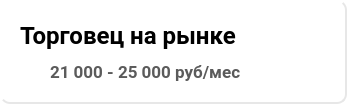
            <widget class="QFrame" name="miniCluster_4">
             <property name="minimumSize">
              <size>
               <width>347</width>
               <height>104</height>
              </size>
             </property>
             <property name="maximumSize">
              <size>
               <width>347</width>
               <height>104</height>
              </size>
             </property>
             <property name="styleSheet">
              <string notr="true">QFrame {
	border-right: 2px solid #E7E7E7;
	border-bottom: 2px solid #E7E7E7;
	border-radius: 10px;
	background-color: rgb(255, 255, 255);
}</string>
             </property>
             <layout class="QVBoxLayout" name="verticalLayout_4">
              <property name="spacing">
               <number>15</number>
              </property>
              <property name="leftMargin">
               <number>20</number>
              </property>
              <property name="topMargin">
               <number>20</number>
              </property>
              <property name="rightMargin">
               <number>20</number>
              </property>
              <property name="bottomMargin">
               <number>20</number>
              </property>
              <item alignment="Qt::AlignLeft">
               <widget class="QPushButton" name="nameButton_5">
                <property name="sizePolicy">
                 <sizepolicy hsizetype="Fixed" vsizetype="Fixed">
                  <horstretch>0</horstretch>
                  <verstretch>0</verstretch>
                 </sizepolicy>
                </property>
                <property name="minimumSize">
                 <size>
                  <width>0</width>
                  <height>30</height>
                 </size>
                </property>
                <property name="maximumSize">
                 <size>
                  <width>320</width>
                  <height>30</height>
                 </size>
                </property>
                <property name="palette">
                 <palette>
                  <active>
                   <colorrole role="Button">
                    <brush brushstyle="SolidPattern">
                     <color alpha="255">
                      <red>255</red>
                      <green>255</green>
                      <blue>255</blue>
                     </color>
                    </brush>
                   </colorrole>
                   <colorrole role="Base">
                    <brush brushstyle="SolidPattern">
                     <color alpha="255">
                      <red>255</red>
                      <green>255</green>
                      <blue>255</blue>
                     </color>
                    </brush>
                   </colorrole>
                   <colorrole role="Window">
                    <brush brushstyle="SolidPattern">
                     <color alpha="255">
                      <red>255</red>
                      <green>255</green>
                      <blue>255</blue>
                     </color>
                    </brush>
                   </colorrole>
                  </active>
                  <inactive>
                   <colorrole role="Button">
                    <brush brushstyle="SolidPattern">
                     <color alpha="255">
                      <red>255</red>
                      <green>255</green>
                      <blue>255</blue>
                     </color>
                    </brush>
                   </colorrole>
                   <colorrole role="Base">
                    <brush brushstyle="SolidPattern">
                     <color alpha="255">
                      <red>255</red>
                      <green>255</green>
                      <blue>255</blue>
                     </color>
                    </brush>
                   </colorrole>
                   <colorrole role="Window">
                    <brush brushstyle="SolidPattern">
                     <color alpha="255">
                      <red>255</red>
                      <green>255</green>
                      <blue>255</blue>
                     </color>
                    </brush>
                   </colorrole>
                  </inactive>
                  <disabled>
                   <colorrole role="Button">
                    <brush brushstyle="SolidPattern">
                     <color alpha="255">
                      <red>255</red>
                      <green>255</green>
                      <blue>255</blue>
                     </color>
                    </brush>
                   </colorrole>
                   <colorrole role="Base">
                    <brush brushstyle="SolidPattern">
                     <color alpha="255">
                      <red>255</red>
                      <green>255</green>
                      <blue>255</blue>
                     </color>
                    </brush>
                   </colorrole>
                   <colorrole role="Window">
                    <brush brushstyle="SolidPattern">
                     <color alpha="255">
                      <red>255</red>
                      <green>255</green>
                      <blue>255</blue>
                     </color>
                    </brush>
                   </colorrole>
                  </disabled>
                 </palette>
                </property>
                <property name="font">
                 <font>
                  <family>Roboto</family>
                  <pointsize>18</pointsize>
                  <weight>75</weight>
                  <bold>true</bold>
                 </font>
                </property>
                <property name="layoutDirection">
                 <enum>Qt::LeftToRight</enum>
                </property>
                <property name="styleSheet">
                 <string notr="true">QPushButton {
	border: none;
}

QPushButton:hover {
	border-bottom: 4px solid #501EBC;
	border-radius: 2px;
}</string>
                </property>
                <property name="text">
                 <string>Торговец на рынке</string>
                </property>
               </widget>
              </item>
              <item>
               <layout class="QHBoxLayout" name="money_4">
                <property name="spacing">
                 <number>10</number>
                </property>
                <item>
                 <widget class="QPushButton" name="iconMoney_4">
                  <property name="minimumSize">
                   <size>
                    <width>20</width>
                    <height>20</height>
                   </size>
                  </property>
                  <property name="maximumSize">
                   <size>
                    <width>20</width>
                    <height>20</height>
                   </size>
                  </property>
                  <property name="styleSheet">
                   <string notr="true">QAbstractButton {
	border: none;
	image: url(:/Icons/Icons And Logo/Wallet_grey.png);
}</string>
                  </property>
                  <property name="text">
                   <string/>
                  </property>
                  <property name="iconSize">
                   <size>
                    <width>24</width>
                    <height>24</height>
                   </size>
                  </property>
                  <property name="shortcut">
                   <string/>
                  </property>
                 </widget>
                </item>
                <item>
                 <widget class="QLabel" name="textMoney_4">
                  <property name="maximumSize">
                   <size>
                    <width>16777215</width>
                    <height>20</height>
                   </size>
                  </property>
                  <property name="palette">
                   <palette>
                    <active>
                     <colorrole role="WindowText">
                      <brush brushstyle="SolidPattern">
                       <color alpha="255">
                        <red>91</red>
                        <green>91</green>
                        <blue>91</blue>
                       </color>
                      </brush>
                     </colorrole>
                     <colorrole role="Button">
                      <brush brushstyle="SolidPattern">
                       <color alpha="255">
                        <red>255</red>
                        <green>255</green>
                        <blue>255</blue>
                       </color>
                      </brush>
                     </colorrole>
                     <colorrole role="Text">
                      <brush brushstyle="SolidPattern">
                       <color alpha="255">
                        <red>91</red>
                        <green>91</green>
                        <blue>91</blue>
                       </color>
                      </brush>
                     </colorrole>
                     <colorrole role="ButtonText">
                      <brush brushstyle="SolidPattern">
                       <color alpha="255">
                        <red>91</red>
                        <green>91</green>
                        <blue>91</blue>
                       </color>
                      </brush>
                     </colorrole>
                     <colorrole role="Base">
                      <brush brushstyle="SolidPattern">
                       <color alpha="255">
                        <red>255</red>
                        <green>255</green>
                        <blue>255</blue>
                       </color>
                      </brush>
                     </colorrole>
                     <colorrole role="Window">
                      <brush brushstyle="SolidPattern">
                       <color alpha="255">
                        <red>255</red>
                        <green>255</green>
                        <blue>255</blue>
                       </color>
                      </brush>
                     </colorrole>
                    </active>
                    <inactive>
                     <colorrole role="WindowText">
                      <brush brushstyle="SolidPattern">
                       <color alpha="255">
                        <red>91</red>
                        <green>91</green>
                        <blue>91</blue>
                       </color>
                      </brush>
                     </colorrole>
                     <colorrole role="Button">
                      <brush brushstyle="SolidPattern">
                       <color alpha="255">
                        <red>255</red>
                        <green>255</green>
                        <blue>255</blue>
                       </color>
                      </brush>
                     </colorrole>
                     <colorrole role="Text">
                      <brush brushstyle="SolidPattern">
                       <color alpha="255">
                        <red>91</red>
                        <green>91</green>
                        <blue>91</blue>
                       </color>
                      </brush>
                     </colorrole>
                     <colorrole role="ButtonText">
                      <brush brushstyle="SolidPattern">
                       <color alpha="255">
                        <red>91</red>
                        <green>91</green>
                        <blue>91</blue>
                       </color>
                      </brush>
                     </colorrole>
                     <colorrole role="Base">
                      <brush brushstyle="SolidPattern">
                       <color alpha="255">
                        <red>255</red>
                        <green>255</green>
                        <blue>255</blue>
                       </color>
                      </brush>
                     </colorrole>
                     <colorrole role="Window">
                      <brush brushstyle="SolidPattern">
                       <color alpha="255">
                        <red>255</red>
                        <green>255</green>
                        <blue>255</blue>
                       </color>
                      </brush>
                     </colorrole>
                    </inactive>
                    <disabled>
                     <colorrole role="WindowText">
                      <brush brushstyle="SolidPattern">
                       <color alpha="255">
                        <red>91</red>
                        <green>91</green>
                        <blue>91</blue>
                       </color>
                      </brush>
                     </colorrole>
                     <colorrole role="Button">
                      <brush brushstyle="SolidPattern">
                       <color alpha="255">
                        <red>255</red>
                        <green>255</green>
                        <blue>255</blue>
                       </color>
                      </brush>
                     </colorrole>
                     <colorrole role="Text">
                      <brush brushstyle="SolidPattern">
                       <color alpha="255">
                        <red>91</red>
                        <green>91</green>
                        <blue>91</blue>
                       </color>
                      </brush>
                     </colorrole>
                     <colorrole role="ButtonText">
                      <brush brushstyle="SolidPattern">
                       <color alpha="255">
                        <red>91</red>
                        <green>91</green>
                        <blue>91</blue>
                       </color>
                      </brush>
                     </colorrole>
                     <colorrole role="Base">
                      <brush brushstyle="SolidPattern">
                       <color alpha="255">
                        <red>255</red>
                        <green>255</green>
                        <blue>255</blue>
                       </color>
                      </brush>
                     </colorrole>
                     <colorrole role="Window">
                      <brush brushstyle="SolidPattern">
                       <color alpha="255">
                        <red>255</red>
                        <green>255</green>
                        <blue>255</blue>
                       </color>
                      </brush>
                     </colorrole>
                    </disabled>
                   </palette>
                  </property>
                  <property name="font">
                   <font>
                    <family>Roboto</family>
                    <pointsize>13</pointsize>
                    <weight>75</weight>
                    <bold>true</bold>
                   </font>
                  </property>
                  <property name="styleSheet">
                   <string notr="true">border: none;
color: #5B5B5B;</string>
                  </property>
                  <property name="text">
                   <string>21 000 - 25 000 руб/мес</string>
                  </property>
                 </widget>
                </item>
               </layout>
              </item>
             </layout>
            </widget>
